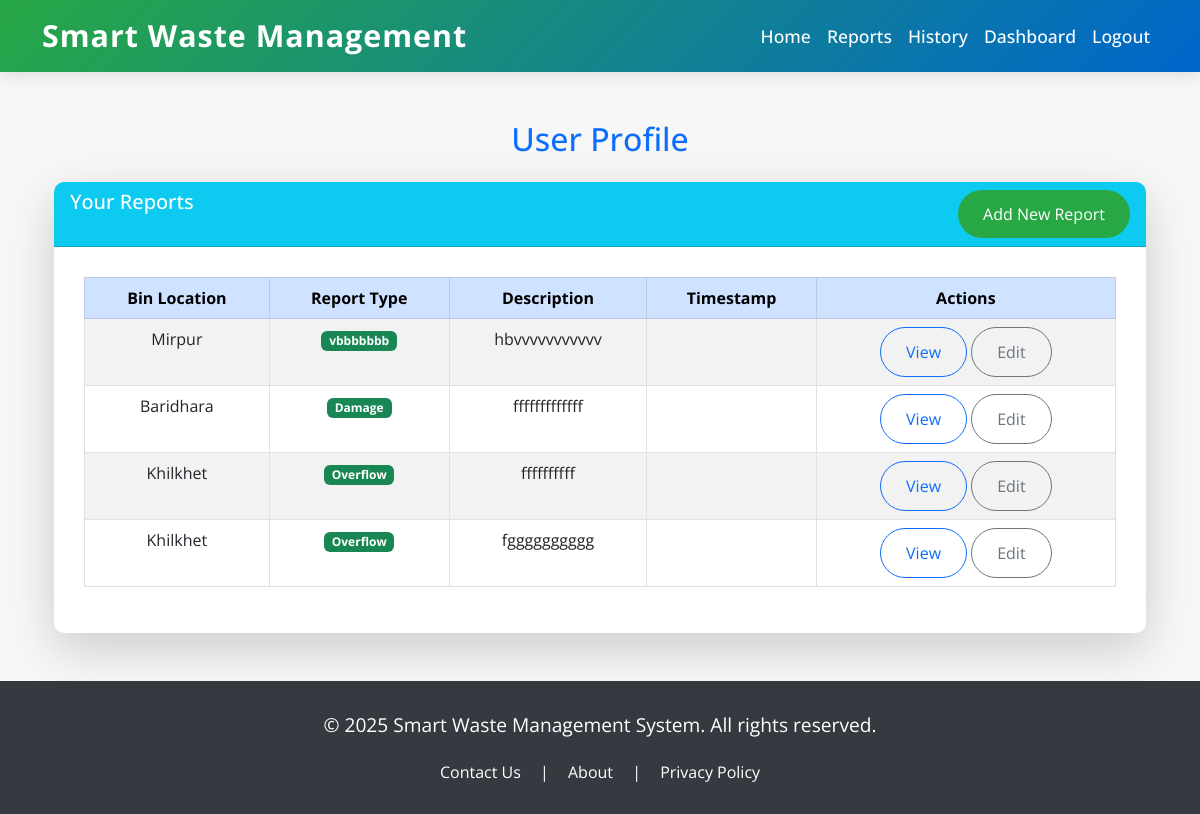
/profile/ (signed in), run on the app's committed database.
### waste/models.py (models this page shows, shortened)
class UserReport(models.Model):
    REPORT_TYPES = [
        ('Overflow', 'Overflow'),
        ('Damage', 'Damage'),
        ('Odor Issue', 'Odor Issue'),
    ]
    user = models.ForeignKey(User, on_delete=models.CASCADE)
    description = models.TextField()
    photo = models.ImageField(upload_to='report_photos/', blank=True, null=True)
    report_date = models.DateTimeField(auto_now_add=True)
    bin = models.ForeignKey(WasteBin, on_delete=models.CASCADE, related_name='reports')
    report_type = models.CharField(max_length=50, choices=REPORT_TYPES)

class WasteBin(models.Model):
    location = models.CharField(max_length=255)
    capacity = models.IntegerField()
    current_fill = models.IntegerField()
    last_collected = models.DateTimeField()

### waste/views.py (the view)
# urls.py: path('profile/', views.user_profile, name='user_profile'),
@login_required
def user_profile(request):
    user_reports = UserReport.objects.filter(user=request.user)
    return render(request, 'user_profile.html', {'user_reports': user_reports})

### waste/templates/user_profile.html (shortened to what this page needs)
{% extends "base.html" %}
{% block content %}
<main class="container mt-5">
    <h2 class="text-center text-primary mb-4">User Profile</h2>
    <div class="card shadow-lg border-0 rounded-lg">
        <div class="card-header bg-info text-white d-flex justify-content-between">
            <h5>Your Reports</h5>
            <a href="{% url 'report_list' %}" class="btn btn-success btn-sm">Add New Report</a>
        </div>
        <div class="card-body">
            <table class="table table-striped table-bordered table-hover">
                <thead class="table-primary">
                    <tr>
                        <th>Bin Location</th>
                        <th>Report Type</th>
                        <th>Description</th>
                        <th>Timestamp</th>
                        <th>Actions</th>
                    </tr>
                </thead>
                <tbody>
                    {% for report in user_reports %}
                    <tr>
                        <td>{{ report.bin.location }}</td>
                        <td><span class="badge bg-success">{{ report.report_type }}</span></td>
                        <td>{{ report.description }}</td>
                        <td>{{ report.timestamp }}</td>
                        <td>
                            <a href="{% url 'report_list' %}" class="btn btn-outline-primary btn-sm">View</a>
                            <a href="#" class="btn btn-outline-secondary btn-sm">Edit</a>
                        </td>
                    </tr>
                    {% endfor %}
                </tbody>
            </table>
        </div>
    </div>
</main>
{% endblock content %}

### waste/templates/base.html (style rules this page uses)
body { background-color: #f7f7f7; font-family: 'Open Sans', sans-serif; color: #333; }
.card { border: none; border-radius: 10px; box-shadow: 0 10px 20px rgba(0, 0, 0, 0.1); background: #ffffff; transition: transform 0.3s, box-shadow 0.3s; overflow: hidden; }
.card-body { padding: 30px; text-align: center; }
.btn { padding: 12px 25px; font-size: 1rem; border-radius: 25px; transition: transform 0.3s; }
.btn-success { background-color: #28a745; border: none; }

### data on the page
UserReport: bin.location "Mirpur", report_type "vbbbbbbb", description "hbvvvvvvvvvvv"
UserReport: bin.location "Baridhara", report_type "Damage", description "fffffffffffff"
UserReport: bin.location "Khilkhet", report_type "Overflow", description "ffffffffff"
UserReport: bin.location "Khilkhet", report_type "Overflow", description "fgggggggggg"
